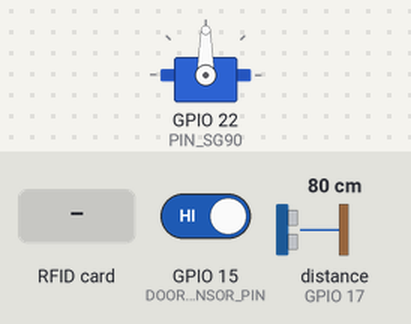
This sketch was run on a simulated ESP32. On the bench: servo. Wiring (inferred from the names in the program): ultrasonic range finder: trigger GPIO 16; echo GPIO 17. The test bench sets the inputs (shaded band); at power-on: GPIO 15 (DOOR_SENSOR_PIN) HIGH, distance to the obstacle (sensor on GPIO 17) 80 cm. The echo pulse lasts 58.3 µs per cm; WiFi joins after 1.5 s; servers stay silent unless stated; no MQTT or app messages arrive unless stated; web services answer with replies made up by the test bench; what the sketch prints to the serial monitor is not drawn.

Above: at 2.7 s.
2.8 s: RFID card 13 48 39 08 held to the reader
At 4.4 s:
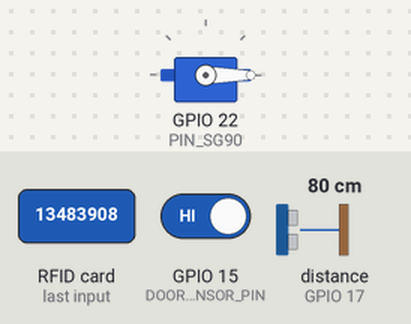
5.1 s: RFID card 13 48 39 08 held to the reader
At 6.7 s:
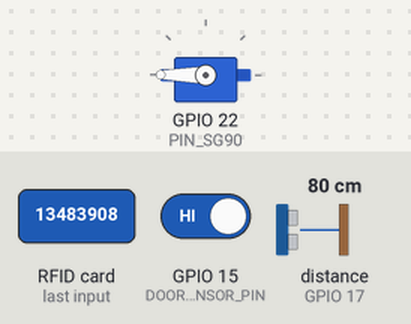
Timing chart, 0 to 8.2 s (numbered marks = the images above; inputs shaded):
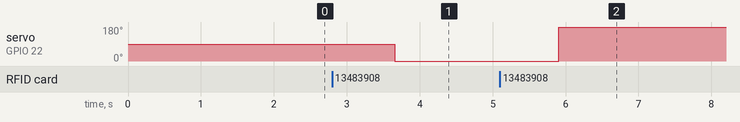

The sketch:

FULL-MODULES.ino
```cpp
#pragma region Includes
  #include <SPI.h>
  #include <MFRC522.h>
  #include <WiFi.h>
  #include <WiFiClientSecure.h>
  #include "Adafruit_MQTT.h"
  #include "Adafruit_MQTT_Client.h"
  #include <ESP32Servo.h>
  #include <HTTPClient.h>
  #include <UrlEncode.h>
#pragma endregion

#pragma region variablesDefinitions
  /**********************************RFID**********************************/
  #define RST_PIN  27
  #define SS_PIN  5
  #define PIN_SG90 22
  MFRC522 mfrc522(SS_PIN, RST_PIN);
  byte LecturaUID[4];
  byte adminUser[4]= {0x13, 0x48, 0x39, 0x08} ;

  /**********************************API-BOT*******************************/
  String phoneNumber = "+50379187645";
  String apiKey = "9003435";
  String userName = "";

  /**********************************WIFI**********************************/
  #define WLAN_SSID       "POCOKAI"
  #define WLAN_PASS       "KAIROSA2020"
  String hostname = "ESP32-MODULES";

  /**********************************ULTRASONIC****************************/
  #define trigPin 16
  #define echoPin 17
  long duration;
  int distance;
  bool currentObjectState;
  bool lastObjectState;

  /**********************************MAGNETIC******************************/
  #define DOOR_SENSOR_PIN 15
  int currentDoorState;
  int lastDoorState;

  /**********************************SERVO*********************************/
  Servo sg90;
  bool lastAccesState;
  bool currentAccesState;

  /**********************************LOGIC*********************************/
  bool isDoorOpen = false;

#pragma endregion

#pragma region adafruit
  /************************* ADAFRUIT *********************************/
  #define AIO_SERVER      "io.adafruit.com"
  #define AIO_SERVERPORT  1883                   // use 8883 for SSL
  #define AIO_USERNAME  "Rosita"
  #define AIO_KEY       "aio_PnFU80AMmjsHZxWkZrKHROAYqVzl"
  WiFiClient client;
  Adafruit_MQTT_Client mqtt(&client, AIO_SERVER, AIO_SERVERPORT, "ESP32-MODULES", AIO_USERNAME, AIO_KEY);
  Adafruit_MQTT_Publish sensor_rfid = Adafruit_MQTT_Publish(&mqtt, AIO_USERNAME "/feeds/sensor-rfid");
  Adafruit_MQTT_Publish sensor_ultrasonic = Adafruit_MQTT_Publish(&mqtt, AIO_USERNAME "/feeds/sensor_ultrasonic");
  Adafruit_MQTT_Publish sensor_magnetic = Adafruit_MQTT_Publish(&mqtt, AIO_USERNAME "/feeds/sensor_magnetic");
  /************************* ADAFRUIT *********************************/
#pragma endregion


void setup() {
  Serial.begin(9600);

  /**********************************RFID-INIT**************************************/
  SPI.begin();
  mfrc522.PCD_Init();

  /**********************************WIFI****-INIT**********************************/
  wifiInit();

  /**********************************ULTRASONIC-INIT********************************/
  pinMode(trigPin, OUTPUT);
  pinMode(echoPin, INPUT);

  /**********************************MAGNETIC-LOGIC*********************************/
  pinMode(DOOR_SENSOR_PIN, INPUT_PULLUP);
  currentDoorState = digitalRead(DOOR_SENSOR_PIN);

  /**********************************SERVO-INIT*************************************/
  sg90.setPeriodHertz(50);
  sg90.attach(PIN_SG90, 500, 2400);
}

void loop() {
  /**********************************ADAFRUIT-CONNECTION****************************/
  MQTT_connect();
  mqtt.processPackets(2000);
  if(!mqtt.ping()) mqtt.disconnect();

  /**********************************PROGRAM-LOGIC****************************************/
  RFIDLogic();
  ultrasonicLogic();
  magneticLogic();
  servoLogic();

}

void wifiInit(){
 Serial.println(); Serial.println();
  Serial.print("Connecting to ");
  Serial.println(WLAN_SSID);

  WiFi.mode(WIFI_STA);
  WiFi.config(INADDR_NONE, INADDR_NONE, INADDR_NONE, INADDR_NONE);
  WiFi.setHostname(hostname.c_str());
  WiFi.begin(WLAN_SSID, WLAN_PASS);
  while (WiFi.status() != WL_CONNECTED) {
    delay(500);
    Serial.print(".");
  }
  Serial.println();
  Serial.println("WiFi connected");
  Serial.println("IP address: "); Serial.println(WiFi.localIP());
}


boolean comparaUID(byte lectura[],byte usuario[]){
  for (byte i=0; i < mfrc522.uid.size; i++)
  if(lectura[i] != usuario[i]) return(false);

  return(true);
}


void MQTT_connect() {
  int8_t ret;
  if (mqtt.connected()) return;
  Serial.print("Connecting to MQTT... ");
  uint8_t retries = 3;
  while ((ret = mqtt.connect()) != 0) {
    Serial.println(mqtt.connectErrorString(ret));
    Serial.println("Retrying MQTT connection in 10 seconds...");
    mqtt.disconnect();
    delay(10000);
    retries--;
    if (retries == 0) while (1);
  }
  Serial.println("MQTT Connected!");
}


void sendMessage(String message){
  String url = "https://api.callmebot.com/whatsapp.php?phone=" + phoneNumber + "&apikey=" + apiKey + "&text=" + urlEncode(message);
  HTTPClient http;
  http.begin(url);
  http.addHeader("Content-Type", "application/x-www-form-urlencoded");
  int httpResponseCode = http.POST(url);
  if (httpResponseCode == 200) Serial.println("Message sent successfully");
  else{
    Serial.println("Error sending the message");
    Serial.print("HTTP response code: ");
    Serial.println(httpResponseCode);
  }
  http.end();
}


void RFIDLogic(){
  if (!mfrc522.PICC_IsNewCardPresent()) return;
  if (!mfrc522.PICC_ReadCardSerial()) return;

  Serial.print("UID:");
  for (byte i = 0; i < mfrc522.uid.size; i++) {
    if (mfrc522.uid.uidByte[i] < 0x10) Serial.print(" 0");
    else Serial.print(" ");

    Serial.print(mfrc522.uid.uidByte[i], HEX);
    LecturaUID[i]=mfrc522.uid.uidByte[i];
  }

  if(comparaUID(LecturaUID, adminUser)){
    userName = "xDFrankito777xD";
    Serial.println(userName + " utilizo sus creedenciales\t");
    isDoorOpen = !isDoorOpen;
  }
  else{
    Serial.println("Acceso denegado");
    sensor_rfid.publish("Acceso denegado");
    sendMessage("Acceso denegado");
  }
  mfrc522.PICC_HaltA();
}


void ultrasonicLogic(){
  lastObjectState = currentObjectState;

  digitalWrite(trigPin, LOW);
  delayMicroseconds(2);
  digitalWrite(trigPin, HIGH);
  delayMicroseconds(10);
  digitalWrite(trigPin, LOW);
  duration = pulseIn(echoPin, HIGH);
  distance = duration * 0.034 / 2;

  if(distance < 10) currentObjectState = true;
  else currentObjectState = false;

  if (lastObjectState == false && currentObjectState == true) {
    Serial.println("Se ha colocado un objeto en la caja.");
    sendMessage("Se ha colocado un objeto en la caja.");
    sensor_ultrasonic.publish("Se ha colocado un objeto en la caja.");
  }
  else
    if (lastObjectState == true && currentObjectState == false) {
      Serial.println("El objeto se ha retirado de la caja.");
      sendMessage("El objeto se ha retirado de la caja.");
      sensor_ultrasonic.publish("El objeto se ha retirado de la caja.");
    }

}

void magneticLogic(){
  lastDoorState = currentDoorState;
  currentDoorState  = digitalRead(DOOR_SENSOR_PIN);

  if (lastDoorState == LOW && currentDoorState == HIGH) {
    Serial.println("La puerta ha sido abierta.");
    sendMessage("La puerta ha sido abierta.");
    sensor_magnetic.publish("La puerta ha sido abierta.");
  }
  else
    if (lastDoorState == HIGH && currentDoorState == LOW) {
      Serial.println("La puerta ha sido cerrada.");
      sendMessage("La puerta ha sido cerrada.");
      sensor_magnetic.publish("La puerta ha sido cerrada.");
    }

}

void servoLogic(){
  lastAccesState = currentAccesState;

  if(isDoorOpen) currentAccesState = true;
  else currentAccesState = false;

  if (lastAccesState == false && currentAccesState == true) {
    sg90.write(0);
    sendMessage(userName + " ha desbloqueado la puerta.");
    sensor_rfid.publish("Se ha desbloqueado la puerta.");
  }
  else
    if (lastAccesState == true && currentAccesState == false) {
      sg90.write(180);
      sendMessage(userName + " ha bloqueado la puerta.");
      sensor_rfid.publish("Se ha bloqueado la puerta.");
    }

}
```

Measured:
- after the input at 2.8 s, servo on GPIO 22 (PIN_SG90): 90° → 0° after 0.86 s
- after the input at 5.1 s, servo on GPIO 22 (PIN_SG90): 0° → 180° after 0.81 s
